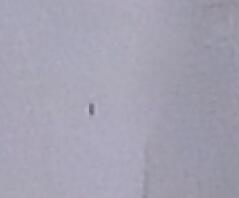
//> input picture pic/findfly1.jpg, 239 x 198 px
$ ./findfly   (built with g++ and OpenCV 4)
//> lines starting //> are read from the running program, lines starting //| are printed output that depends on the picture; after the words box and inside, x2 and y2 are one past the last pixel; in counts of white or black regions, pixels touching at a corner belong together
//
// Created by chan on 2019/10/30.
//

#include "opencv2/opencv.hpp"
#include<opencv2/core/core.hpp>
#include<opencv2/highgui/highgui.hpp>
#include "opencv2/imgproc/imgproc.hpp"
#include<iostream>
using namespace std;
using namespace cv;

int main() {
    Mat srcImg1 = imread("pic/findfly1.jpg");
//> srcImg1 is the input picture: 198 rows x 239 cols, CV_8UC3; mean B, G, R 177.9, 161.8, 164.2
    Mat srcImg2 = imread("pic/findfly2.jpg");
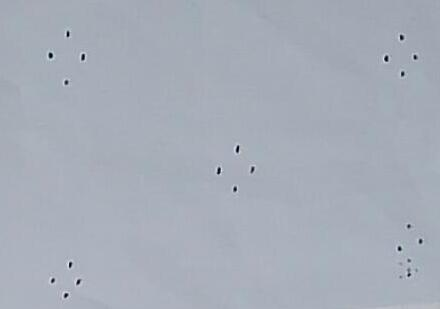
//> input picture pic/findfly2.jpg, 440 x 309 px
//> srcImg2 is the input picture: 309 rows x 440 cols, CV_8UC3; mean B, G, R 184.9, 173.4, 167.1
    Mat srcImg3 = imread("pic/findfly3.jpg");
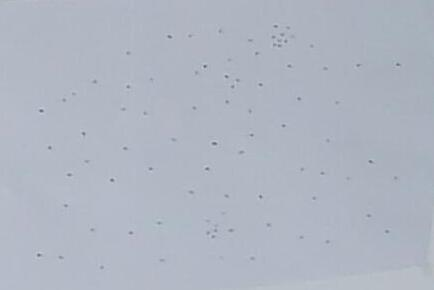
//> input picture pic/findfly3.jpg, 434 x 290 px
//> srcImg3 is the input picture: 290 rows x 434 cols, CV_8UC3; mean B, G, R 194.2, 181.9, 175.8
   // Mat srcImg = imread("/home/chan/Pictures/test.jpg");
    imshow("src1", srcImg1);
    imshow("src2", srcImg2);
    imshow("src3", srcImg3);
    Mat dstImg1 = srcImg1.clone();
    Mat dstImg2 = srcImg2.clone();
    Mat dstImg3 = srcImg3.clone();
    GaussianBlur(srcImg1, srcImg1, Size(3, 3), 0, 0);
    GaussianBlur(srcImg2, srcImg2, Size(3, 3), 0, 0);
//> srcImg2: 309 rows x 440 cols, CV_8UC3; 15.81% of pixels changed, all inside (x1, y1, x2, y2) = (0, 0, 440, 309)
    GaussianBlur(srcImg3, srcImg3, Size(3, 3), 0, 0);
//> srcImg3: 290 rows x 434 cols, CV_8UC3; 16.24% of pixels changed, all inside (x1, y1, x2, y2) = (0, 0, 434, 290)
    cvtColor(srcImg1, srcImg1, COLOR_BGR2GRAY);
//> srcImg1: 198 rows x 239 cols, CV_8UC1
    cvtColor(srcImg2, srcImg2, COLOR_BGR2GRAY);
//> srcImg2: 309 rows x 440 cols, CV_8UC1
    cvtColor(srcImg3, srcImg3, COLOR_BGR2GRAY);
//> srcImg3: 290 rows x 434 cols, CV_8UC1
    //Canny(srcImg, srcImg, 100, 200);
    Canny(srcImg1, srcImg1, 100, 40);
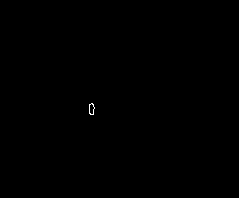
//> srcImg1: 198 rows x 239 cols, CV_8UC1; 0.06% white in thin lines or dots, all inside (x1, y1, x2, y2) = (89, 103, 95, 115)
    Canny(srcImg2, srcImg2, 100, 40);
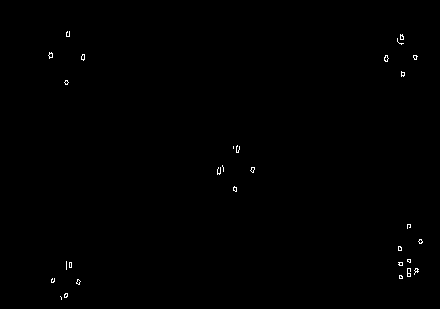
//> srcImg2: 309 rows x 440 cols, CV_8UC1; 0.29% white in thin lines or dots, all inside (x1, y1, x2, y2) = (48, 31, 423, 300)
    Canny(srcImg3, srcImg3, 100, 40);
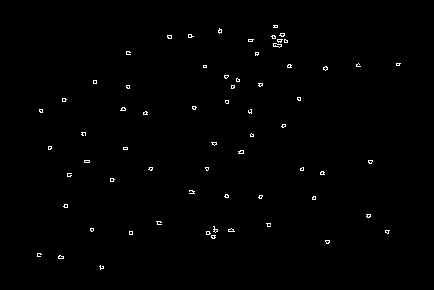
//> srcImg3: 290 rows x 434 cols, CV_8UC1; 0.67% white in thin lines or dots, all inside (x1, y1, x2, y2) = (37, 25, 401, 270)
    imshow("Canny1", srcImg1);
    imshow("Canny2", srcImg2);
    imshow("Canny3", srcImg3);


    //查找轮廓
    vector<vector<Point>> contours1;
    vector<vector<Point>> contours2;
    vector<vector<Point>> contours3;
    vector<Vec4i> hierarcy1;
    vector<Vec4i> hierarcy2;
    vector<Vec4i> hierarcy3;
//> (the run ends here: the program stops with an error, at `findContours(srcImg1, contours1, hierarcy1, 0, 0);`)
